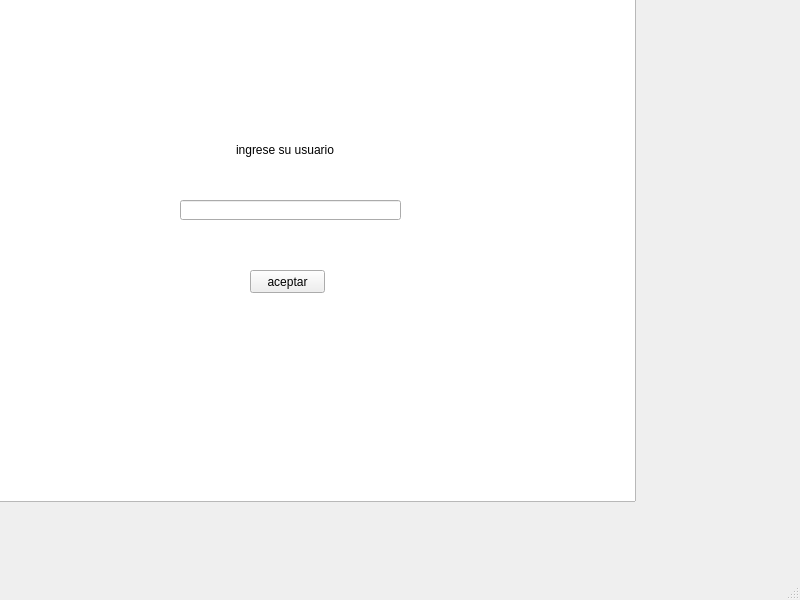
<?xml version="1.0" encoding="UTF-8"?>
<ui version="4.0">
 <class>menus2</class>
 <widget class="QMainWindow" name="menus2">
  <property name="geometry">
   <rect>
    <x>0</x>
    <y>0</y>
    <width>800</width>
    <height>600</height>
   </rect>
  </property>
  <property name="windowTitle">
   <string>MainWindow</string>
  </property>
  <widget class="QWidget" name="centralwidget">
   <widget class="QGraphicsView" name="graphicsView">
    <property name="geometry">
     <rect>
      <x>-5</x>
      <y>-9</y>
      <width>641</width>
      <height>511</height>
     </rect>
    </property>
   </widget>
   <widget class="QPushButton" name="ingresar">
    <property name="geometry">
     <rect>
      <x>250</x>
      <y>270</y>
      <width>75</width>
      <height>23</height>
     </rect>
    </property>
    <property name="text">
     <string>aceptar</string>
    </property>
   </widget>
   <widget class="QLineEdit" name="usuario">
    <property name="geometry">
     <rect>
      <x>180</x>
      <y>200</y>
      <width>221</width>
      <height>20</height>
     </rect>
    </property>
   </widget>
   <widget class="QLabel" name="label">
    <property name="geometry">
     <rect>
      <x>236</x>
      <y>140</y>
      <width>101</width>
      <height>20</height>
     </rect>
    </property>
    <property name="text">
     <string>ingrese su usuario</string>
    </property>
   </widget>
  </widget>
  <widget class="QMenuBar" name="menubar">
   <property name="geometry">
    <rect>
     <x>0</x>
     <y>0</y>
     <width>800</width>
     <height>21</height>
    </rect>
   </property>
  </widget>
  <widget class="QStatusBar" name="statusbar"/>
 </widget>
 <resources/>
 <connections/>
</ui>
